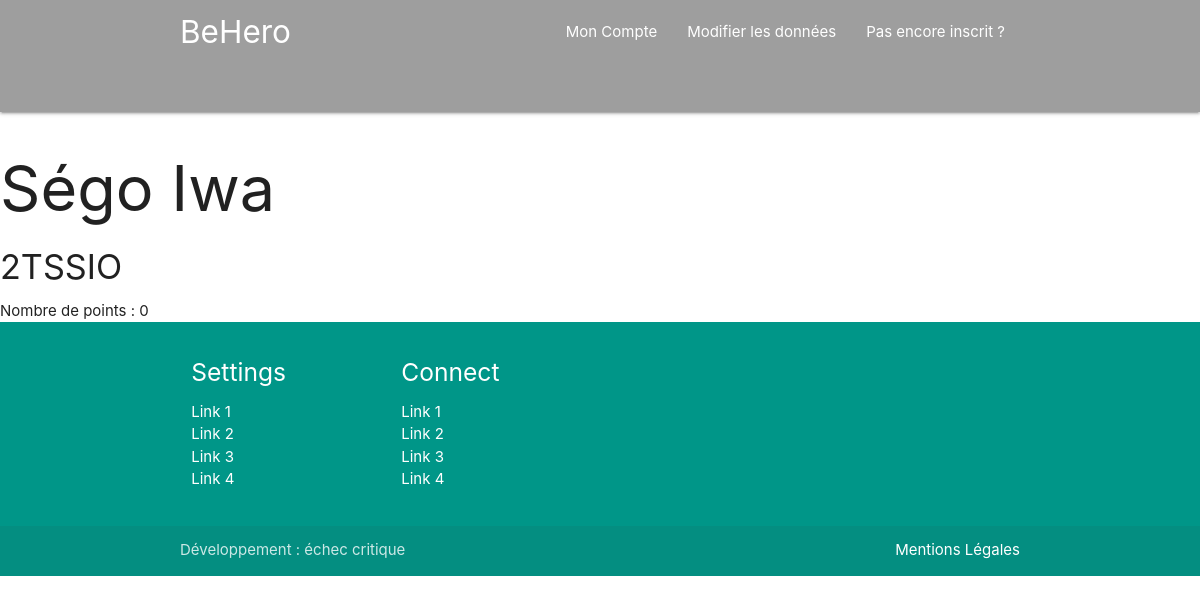
The app's page /profil.php?id=3 with its own data.
### tables this page shows
CREATE TABLE IF NOT EXISTS `eleve` (
  `idE` int(11) NOT NULL AUTO_INCREMENT,
  `NomE` char(50) NOT NULL,
  `PrenomE` char(50) NOT NULL,
  `nbPoint` int(11) NOT NULL DEFAULT '0',
  `password` char(50) NOT NULL,
  `idC` int(11) NOT NULL,
  PRIMARY KEY (`idE`),
  KEY `fk_eleve` (`idC`)
);

CREATE TABLE IF NOT EXISTS `classe` (
  `idC` int(11) NOT NULL AUTO_INCREMENT,
  `NominationC` char(50) NOT NULL,
  PRIMARY KEY (`idC`)
);

### profil.php (the view, shortened to what this page needs)
<!DOCTYPE html>
<html lang="fr">
        <?php include'php/head.php'; ?>
<body>
    <?php include 'php/nav.php'; ?>
    <?php   $id = $_GET['id'];
            $req = "SELECT * FROM eleve e, classe c where e.idC = c.idC and idE = ?";
            $traitement = $connect ->prepare($req);
            $traitement -> bindParam(1, $id);
            $traitement -> execute();
            while($row = $traitement->fetch()) {
                echo "<h1>" . $row['PrenomE'] . " ". $row['NomE'] ."</h1>";
                echo "<h4>" . $row['NominationC'] . "</h4>";
                echo "Nombre de points : " . $row['nbPoint'];
            }
    ?>
    <?php
        include 'php/footer.php';
    ?>
</body>
</html>

### records on screen
eleve: PrenomE "Ségo", NomE "Iwa", classe.NominationC "2TSSIO", nbPoint "0"
